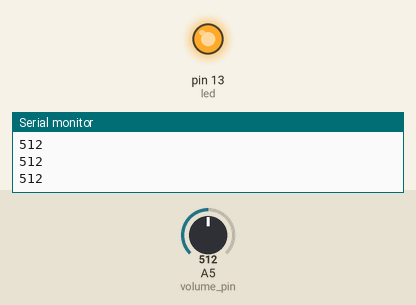
Simulated run of this sketch. Board: Arduino Uno, built with avr-gcc and run on an emulated ATmega328P. Parts: output pins drawn as LEDs (lit = HIGH), the last lines printed to the serial monitor. The test bench sets the inputs (shaded band); at power-on: A5 (volume_pin) = 512.

Above: at 1.2 s.
1.3 s: A5 (volume_pin) set to 492
At 2.6 s:
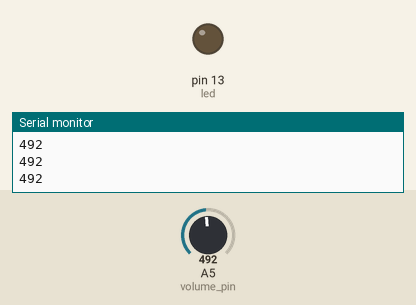
2.9 s: A5 (volume_pin) set to 510
At 4.2 s:
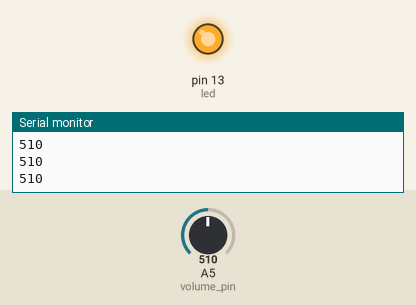
4.5 s: A5 (volume_pin) set to 490
At 5.6 s:
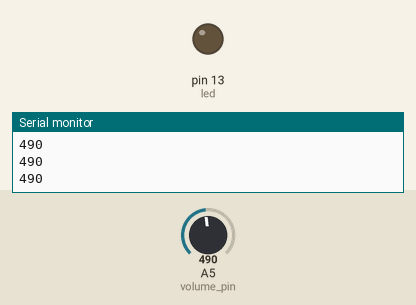
Timing chart, 0 to 7.5 s (numbered marks = the images above; inputs shaded):
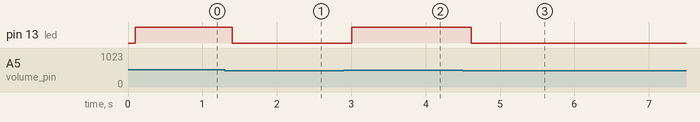

Measured:
- the behaviour switches between 500 and 499 on A5 (volume_pin) (found by bisection; images 0 and 1)
- after the input at 1.3 s, pin 13 (led): HIGH → LOW after 0.10 s
- after the input at 2.9 s, pin 13 (led): LOW → HIGH after 0.11 s
- after the input at 4.5 s, pin 13 (led): HIGH → LOW after 0.11 s

The sketch:

Po_Read_SoundSensor_FC04.ino
```cpp
#define led 13
#define volume_pin A5

int threshold = 500; //Change This
int volume;

void setup() {
  Serial.begin(9600); // For debugging
  pinMode(led, OUTPUT);
}

void loop() {

  volume = analogRead(volume_pin); // Reads the value from the Analog PIN A0
  //volume = map(volume, 0, 1023, 0, 255);

  //Debug mode
  Serial.println(volume);
  delay(100);


  if(volume>=threshold){
    digitalWrite(led, HIGH); //Turn ON Led
  }
  else{
    digitalWrite(led, LOW); // Turn OFF Led
  }

}
```
